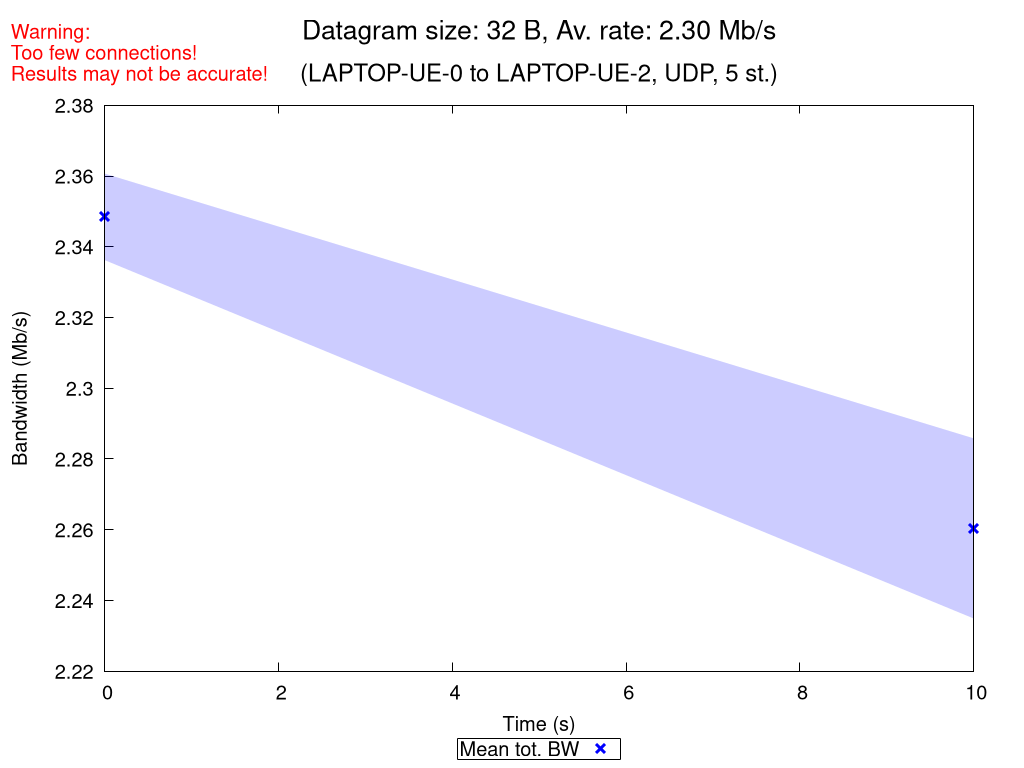

Here is the gnuplot script that generated this plot:
set terminal pngcairo nocrop enhanced size 1024,768 font "Verdana,15"
set output "UDP_5_st_2020_10_12_08-36-02_one2two_00032B.png"

set title "{/=20 Datagram size: 32 B, Av. rate: 2.30 Mb/s}\n\n{/=18 (LAPTOP-UE-0 to LAPTOP-UE-2, UDP, 5 st.)}"
set label "Warning:\nToo few connections!\nResults may not be accurate!" at screen 0.01, screen 0.96 tc rgb "red"

set xlabel "Time (s)"
set ylabel "Bandwidth (Mb/s)"
set ytics nomirror
set key bmargin center horizontal box samplen 1 width -1
set bmargin 4.6
set rmargin 4.5

rf = 1000000.0  # rate factor
set style fill transparent solid 0.2 noborder
set autoscale xfix
plot "UDP_5_st_2020_10_12_08-36-02_one2two_00032B_iperf_processed.dat" using 1:($2/rf-$3/rf):($2/rf+$3/rf) with filledcurves lc rgb "blue" notitle, \
     "" using 1:($2/rf) with points pt 2 ps 1.5 lw 3 lc rgb "blue" title "Mean tot. BW", \
